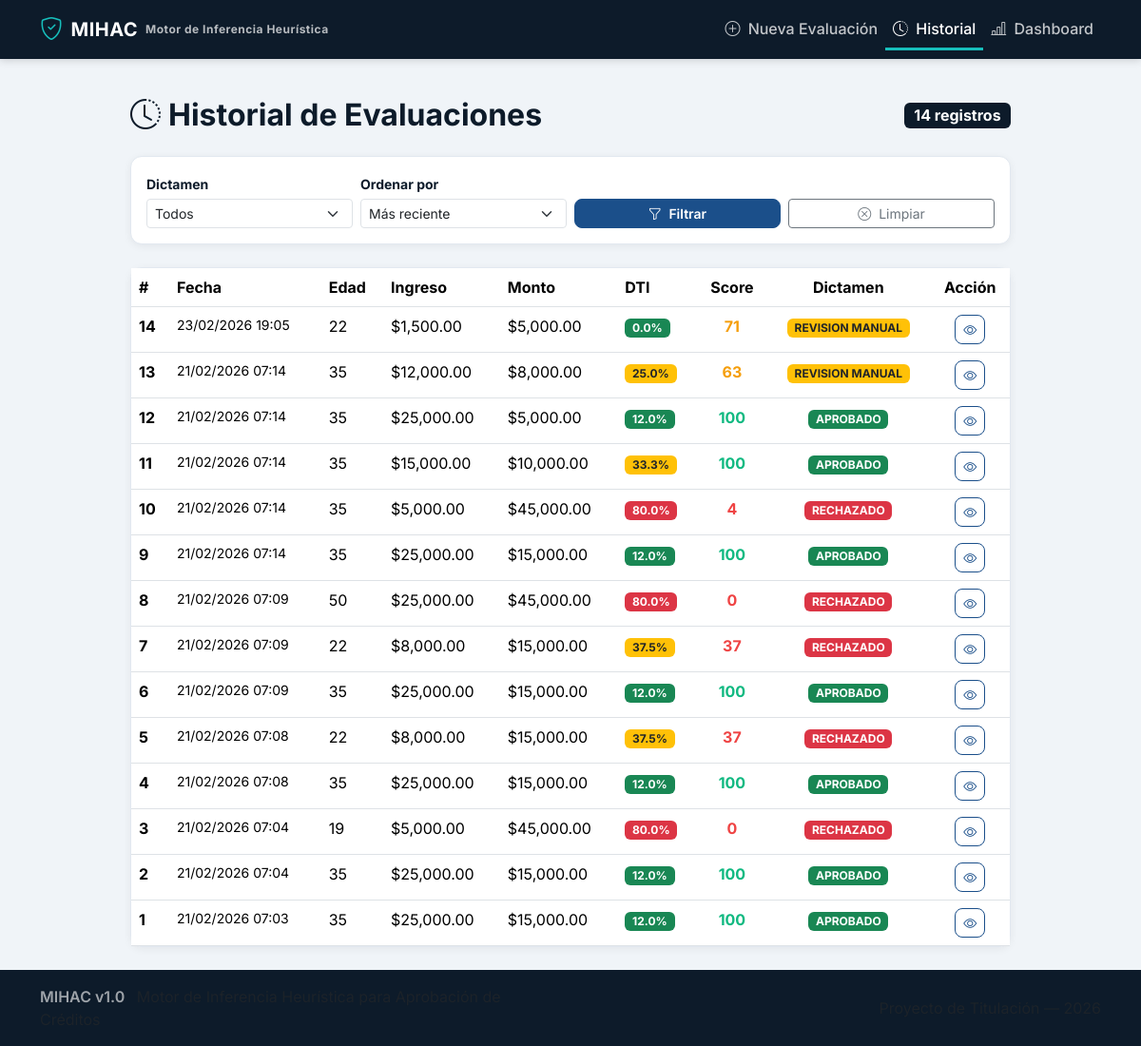
Page /historial on the earlier database version.
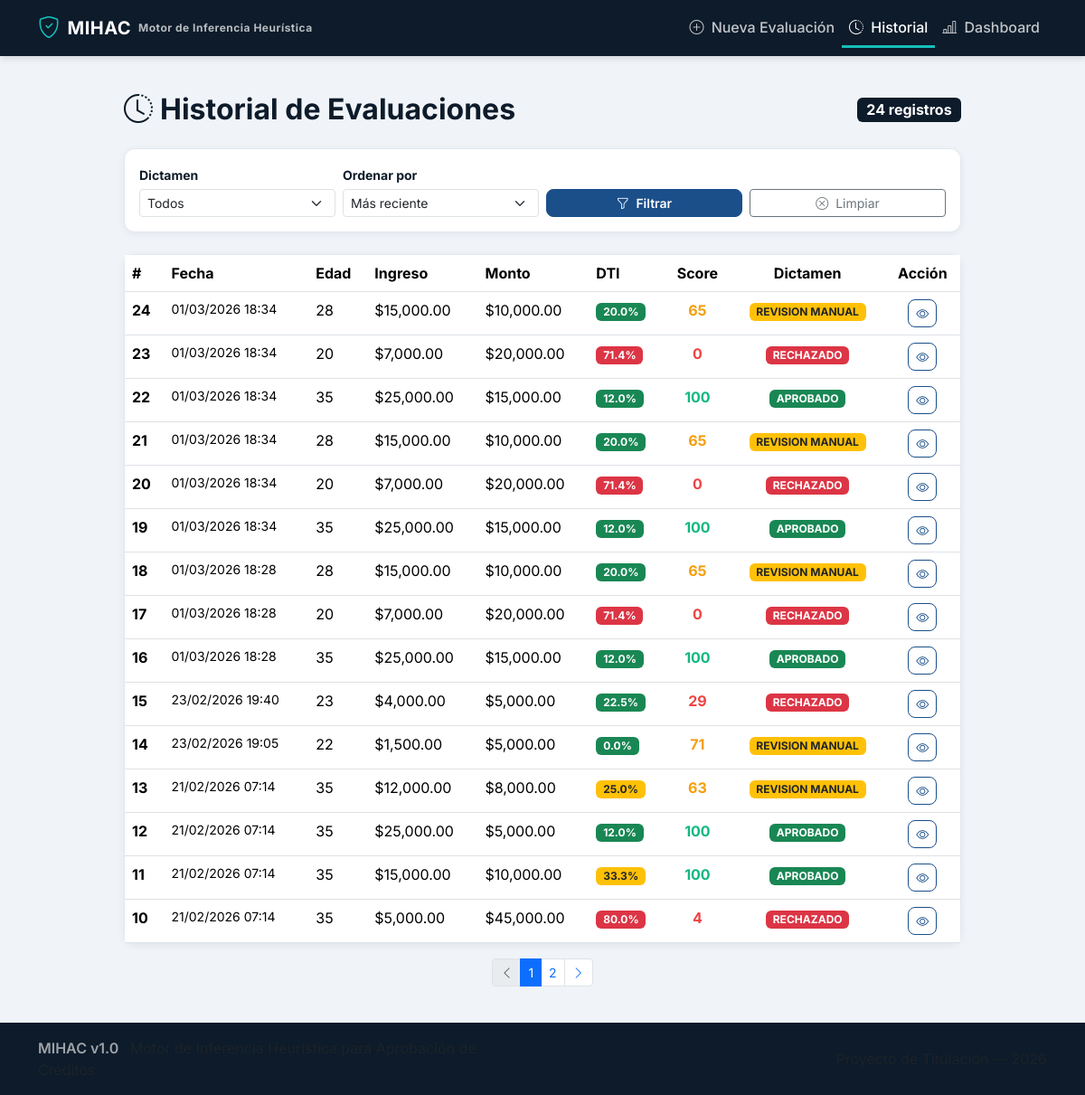
Same page on the later database version.
### app/models.py (models this page shows, shortened)
class Evaluacion(db.Model):
    __tablename__ = "evaluaciones"
    id = db.Column(db.Integer, primary_key=True)
    timestamp = db.Column(
        db.DateTime, default=datetime.utcnow, nullable=False
    )
    edad = db.Column(db.Integer, nullable=False)
    ingreso_mensual = db.Column(db.Float, nullable=False)
    total_deuda_actual = db.Column(db.Float, nullable=False)
    historial_crediticio = db.Column(
        db.Integer, nullable=False
    )  # 0=Malo, 1=Neutro, 2=Bueno
    antiguedad_laboral = db.Column(db.Integer, nullable=False)
    numero_dependientes = db.Column(db.Integer, nullable=False)
    tipo_vivienda = db.Column(db.String(20), nullable=False)
    proposito_credito = db.Column(db.String(20), nullable=False)
    monto_credito = db.Column(db.Float, nullable=False)
    score_final = db.Column(db.Integer, nullable=False)
    dti_ratio = db.Column(db.Float, nullable=False)
    dti_clasificacion = db.Column(db.String(20), nullable=False)
    dictamen = db.Column(
        db.String(20), nullable=False
    )  # APROBADO, RECHAZADO, REVISION_MANUAL
    umbral_aplicado = db.Column(db.Integer, nullable=False)
    reglas_activadas = db.Column(
        db.Text, nullable=False, default="[]"
    )  # JSON string
    sub_scores = db.Column(
        db.Text, nullable=False, default="{}"
    )  # JSON string
    reporte_explicacion = db.Column(db.Text, nullable=False)
    analista_usuario = db.Column(
        db.String(50), nullable=True
    )
    notas_adicionales = db.Column(db.Text, nullable=True)

### app/routes.py (the view)
@main.route("/historial")
def historial():
    filtro_dictamen = request.args.get("dictamen", "").strip()
    filtro_orden = request.args.get("orden", "reciente").strip()
    pagina = request.args.get("page", 1, type=int)
    query = Evaluacion.query
    if filtro_dictamen in ("APROBADO", "RECHAZADO", "REVISION_MANUAL"):
        query = query.filter(Evaluacion.dictamen == filtro_dictamen)
    orden_map = {
        "reciente": Evaluacion.timestamp.desc(),
        "antiguo": Evaluacion.timestamp.asc(),
        "score_alto": Evaluacion.score_final.desc(),
        "score_bajo": Evaluacion.score_final.asc(),
    }
    orden = orden_map.get(filtro_orden, Evaluacion.timestamp.desc())
    query = query.order_by(orden)
    total = query.count()
    paginas = max(1, (total + PER_PAGE - 1) // PER_PAGE)
    pagina = max(1, min(pagina, paginas))
    evaluaciones = query.offset((pagina - 1) * PER_PAGE).limit(PER_PAGE).all()
    return render_template(
        "historial.html",
        evaluaciones=evaluaciones,
        total=total,
        pagina=pagina,
        paginas=paginas,
        filtro_dictamen=filtro_dictamen,
        filtro_orden=filtro_orden,
    )

### app/utils.py (called while the page is built)
def formato_moneda(valor: float) -> str:
    return f"${valor:,.2f}"

def color_dictamen(dictamen: str) -> str:
    colores = {
        "APROBADO": "#10B981",
        "RECHAZADO": "#EF4444",
        "REVISION_MANUAL": "#F59E0B",
    }
    return colores.get(dictamen, "#64748B")

def clase_badge_dictamen(dictamen: str) -> str:
    clases = {
        "APROBADO": "bg-success",
        "RECHAZADO": "bg-danger",
        "REVISION_MANUAL": "bg-warning text-dark",
    }
    return clases.get(dictamen, "bg-secondary")

### app/templates/historial.html (shortened to what the changed rows need)
{% extends "base.html" %}
{% block content %}
<div class="row justify-content-center">
    <div class="col-lg-11 col-xl-10">
        <div class="d-flex justify-content-between align-items-center mb-4 flex-wrap gap-2">
            <h2 class="text-mihac-navy fw-bold mb-0">
                <i class="bi bi-clock-history me-2"></i>Historial de Evaluaciones
            </h2>
            <span class="badge bg-mihac-navy fs-6">{{ total }} registro{{ "s" if total != 1 else "" }}</span>
        </div>
        {% if evaluaciones %}
        <div class="card">
            <div class="table-responsive">
                <table class="table table-mihac table-hover mb-0">
                    <thead>
                        <tr>
                            <th>#</th>
                            <th>Fecha</th>
                            <th>Edad</th>
                            <th>Ingreso</th>
                            <th>Monto</th>
                            <th>DTI</th>
                            <th class="text-center">Score</th>
                            <th class="text-center">Dictamen</th>
                            <th class="text-center">Acción</th>
                        </tr>
                    </thead>
                    <tbody>
                        {% for ev in evaluaciones %}
                        <tr>
                            <td class="fw-bold">{{ ev.id }}</td>
                            <td class="small">{{ ev.timestamp.strftime('%d/%m/%Y %H:%M') }}</td>
                            <td>{{ ev.edad }}</td>
                            <td>{{ ev.ingreso_mensual | moneda }}</td>
                            <td>{{ ev.monto_credito | moneda }}</td>
                            <td>
                                <span class="badge {{ 'bg-success' if ev.dti_ratio < 0.25 else ('bg-warning text-dark' if ev.dti_ratio < 0.40 else 'bg-danger') }}">
                                    {{ "%.1f"|format(ev.dti_ratio * 100) }}%
                                </span>
                            </td>
                            <td class="text-center">
                                <span class="fw-bold" style="color: {{ ev.dictamen | color_dictamen }};">
                                    {{ ev.score_final }}
                                </span>
                            </td>
                            <td class="text-center">
                                <span class="badge {{ ev.dictamen | clase_badge }}">
                                    {{ ev.dictamen | replace("_", " ") }}
                                </span>
                            </td>
                            <td class="text-center">
                                <a href="{{ url_for('main.resultado', eval_id=ev.id) }}"
                                   class="btn btn-sm btn-outline-primary"
                                   title="Ver detalle">
                                    <i class="bi bi-eye"></i>
                                </a>
                            </td>
                        </tr>
                        {% endfor %}
                    </tbody>
                </table>
            </div>
        </div>
        {% if paginas > 1 %}
        <nav class="mt-3">
            <ul class="pagination pagination-sm justify-content-center">
                <li class="page-item {{ 'disabled' if pagina == 1 }}">
                    <a class="page-link" href="{{ url_for('main.historial', page=pagina-1, dictamen=filtro_dictamen, orden=filtro_orden) }}">
                        <i class="bi bi-chevron-left"></i>
                    </a>
                </li>
                {% for p in range(1, paginas + 1) %}
                    {% if p == pagina %}
                    <li class="page-item active"><span class="page-link">{{ p }}</span></li>
                    {% elif p <= 3 or p > paginas - 2 or (p >= pagina - 1 and p <= pagina + 1) %}
                    <li class="page-item">
                        <a class="page-link" href="{{ url_for('main.historial', page=p, dictamen=filtro_dictamen, orden=filtro_orden) }}">{{ p }}</a>
                    </li>
                    {% elif p == 4 or p == paginas - 2 %}
                    <li class="page-item disabled"><span class="page-link">…</span></li>
                    {% endif %}
                {% endfor %}
                <li class="page-item {{ 'disabled' if pagina == paginas }}">
                    <a class="page-link" href="{{ url_for('main.historial', page=pagina+1, dictamen=filtro_dictamen, orden=filtro_orden) }}">
                        <i class="bi bi-chevron-right"></i>
                    </a>
                </li>
            </ul>
        </nav>
        {% endif %}
        {% endif %}
    </div>
</div>
{% endblock %}

Differences in the rows shown:
no longer on this page (row unchanged): Evaluacion: id "9", timestamp "21/02/2026 07:14", edad "35", ingreso_mensual|moneda "$25,000.00", monto_credito|moneda "$15,000.00", ev.dti_ratio*100 "12.0", score_final "100", dictamen "APROBADO"
no longer on this page (row unchanged): Evaluacion: id "8", timestamp "21/02/2026 07:09", edad "50", ingreso_mensual|moneda "$25,000.00", monto_credito|moneda "$45,000.00", ev.dti_ratio*100 "80.0", score_final "0", dictamen "RECHAZADO"
no longer on this page (row unchanged): Evaluacion: id "7", timestamp "21/02/2026 07:09", edad "22", ingreso_mensual|moneda "$8,000.00", monto_credito|moneda "$15,000.00", ev.dti_ratio*100 "37.5", score_final "37", dictamen "RECHAZADO"
no longer on this page (row unchanged): Evaluacion: id "6", timestamp "21/02/2026 07:09", edad "35", ingreso_mensual|moneda "$25,000.00", monto_credito|moneda "$15,000.00", ev.dti_ratio*100 "12.0", score_final "100", dictamen "APROBADO"
no longer on this page (row unchanged): Evaluacion: id "5", timestamp "21/02/2026 07:08", edad "22", ingreso_mensual|moneda "$8,000.00", monto_credito|moneda "$15,000.00", ev.dti_ratio*100 "37.5", score_final "37", dictamen "RECHAZADO"
no longer on this page (row unchanged): Evaluacion: id "4", timestamp "21/02/2026 07:08", edad "35", ingreso_mensual|moneda "$25,000.00", monto_credito|moneda "$15,000.00", ev.dti_ratio*100 "12.0", score_final "100", dictamen "APROBADO"
no longer on this page (row unchanged): Evaluacion: id "3", timestamp "21/02/2026 07:04", edad "19", ingreso_mensual|moneda "$5,000.00", monto_credito|moneda "$45,000.00", ev.dti_ratio*100 "80.0", score_final "0", dictamen "RECHAZADO"
no longer on this page (row unchanged): Evaluacion: id "2", timestamp "21/02/2026 07:04", edad "35", ingreso_mensual|moneda "$25,000.00", monto_credito|moneda "$15,000.00", ev.dti_ratio*100 "12.0", score_final "100", dictamen "APROBADO"
no longer on this page (row unchanged): Evaluacion: id "1", timestamp "21/02/2026 07:03", edad "35", ingreso_mensual|moneda "$25,000.00", monto_credito|moneda "$15,000.00", ev.dti_ratio*100 "12.0", score_final "100", dictamen "APROBADO"
added Evaluacion: id "24", timestamp "01/03/2026 18:34", edad "28", ingreso_mensual|moneda "$15,000.00", monto_credito|moneda "$10,000.00", ev.dti_ratio*100 "20.0", score_final "65", dictamen "REVISION MANUAL"
added Evaluacion: id "23", timestamp "01/03/2026 18:34", edad "20", ingreso_mensual|moneda "$7,000.00", monto_credito|moneda "$20,000.00", ev.dti_ratio*100 "71.4", score_final "0", dictamen "RECHAZADO"
added Evaluacion: id "22", timestamp "01/03/2026 18:34", edad "35", ingreso_mensual|moneda "$25,000.00", monto_credito|moneda "$15,000.00", ev.dti_ratio*100 "12.0", score_final "100", dictamen "APROBADO"
added Evaluacion: id "21", timestamp "01/03/2026 18:34", edad "28", ingreso_mensual|moneda "$15,000.00", monto_credito|moneda "$10,000.00", ev.dti_ratio*100 "20.0", score_final "65", dictamen "REVISION MANUAL"
added Evaluacion: id "20", timestamp "01/03/2026 18:34", edad "20", ingreso_mensual|moneda "$7,000.00", monto_credito|moneda "$20,000.00", ev.dti_ratio*100 "71.4", score_final "0", dictamen "RECHAZADO"
added Evaluacion: id "19", timestamp "01/03/2026 18:34", edad "35", ingreso_mensual|moneda "$25,000.00", monto_credito|moneda "$15,000.00", ev.dti_ratio*100 "12.0", score_final "100", dictamen "APROBADO"
added Evaluacion: id "18", timestamp "01/03/2026 18:28", edad "28", ingreso_mensual|moneda "$15,000.00", monto_credito|moneda "$10,000.00", ev.dti_ratio*100 "20.0", score_final "65", dictamen "REVISION MANUAL"
added Evaluacion: id "17", timestamp "01/03/2026 18:28", edad "20", ingreso_mensual|moneda "$7,000.00", monto_credito|moneda "$20,000.00", ev.dti_ratio*100 "71.4", score_final "0", dictamen "RECHAZADO"
added Evaluacion: id "16", timestamp "01/03/2026 18:28", edad "35", ingreso_mensual|moneda "$25,000.00", monto_credito|moneda "$15,000.00", ev.dti_ratio*100 "12.0", score_final "100", dictamen "APROBADO"
added Evaluacion: id "15", timestamp "23/02/2026 19:40", edad "23", ingreso_mensual|moneda "$4,000.00", monto_credito|moneda "$5,000.00", ev.dti_ratio*100 "22.5", score_final "29", dictamen "RECHAZADO"
Other differences:
{{ total }}: "14" → "24"
new list line: "1"
new list line: "2"
